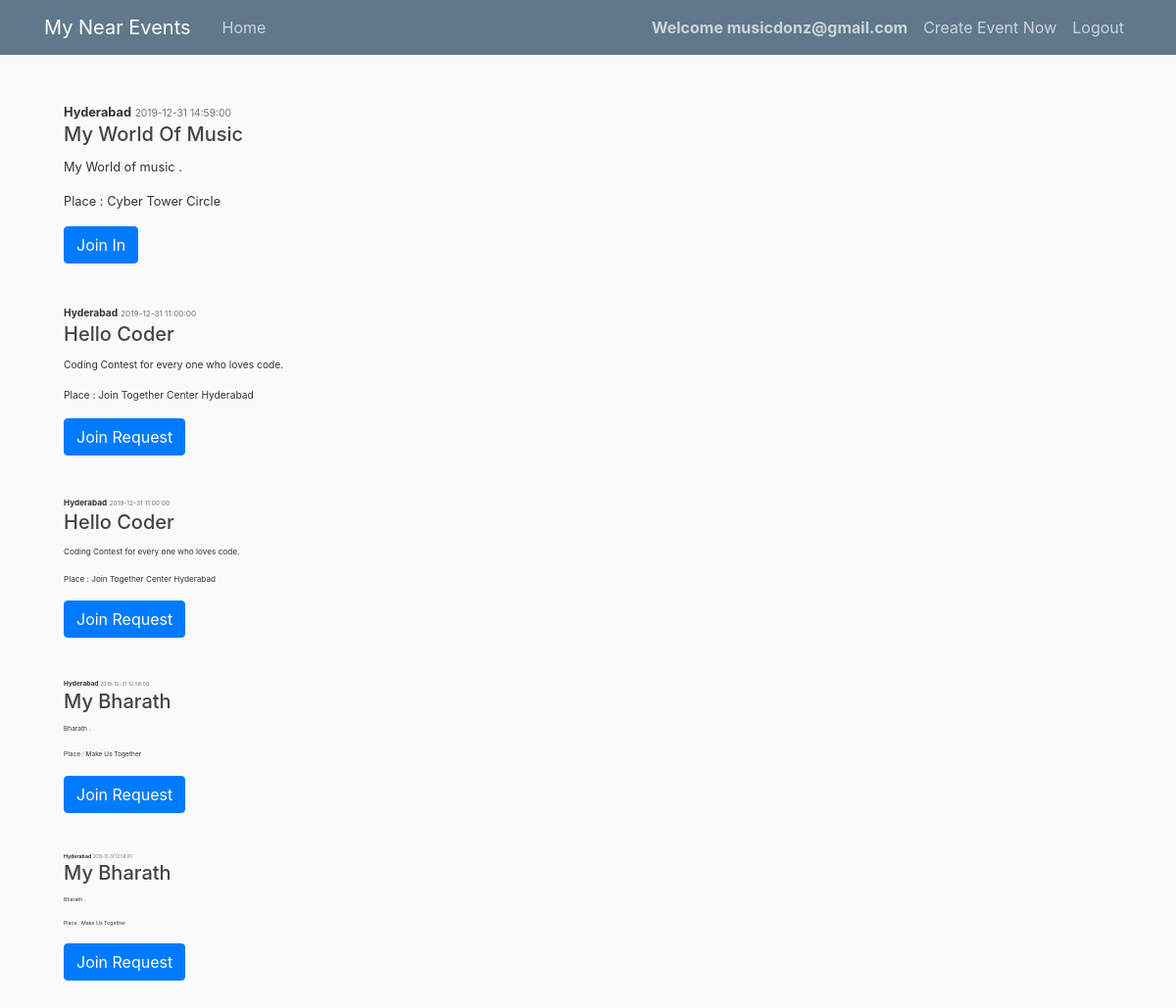
Screenshot of / (signed in) with the database file from the repository.
### models.py (models this page shows, shortened)
class Events(db.Model):
    __tablename__ = 'events'
    id = db.Column(db.Integer, primary_key=True)
    title = db.Column(db.String(100), nullable=False)
    date_posted = db.Column(db.DateTime, nullable=False, default=datetime.utcnow)
    content = db.Column(db.Text, nullable=False)
    user_id = db.Column(db.Integer, db.ForeignKey('user.id'), nullable=False)
    event_type = db.Column(db.String(20),nullable=False)
    city = db.Column(db.String(100))
    state = db.Column(db.String(100))
    location = db.Column(db.String(100), nullable=False)

### app.py (the view)
@app.route('/')
def home():
    data = Events.query.all()
    return render_template("index.html", events=data, title="Home")

### templates/index.html (shortened to what this page needs)
<!DOCTYPE html>
<html>
<head>
    <link rel="stylesheet" href="https://maxcdn.bootstrapcdn.com/bootstrap/4.0.0/css/bootstrap.min.css">
    <link rel="stylesheet" type="text/css" href="{{ url_for('static', filename='main.css') }}">
</head>
<body>
    <header class="site-header">
      <nav class="navbar navbar-expand-md navbar-dark bg-steel fixed-top">
        <div class="container">
          <a class="navbar-brand mr-4" href="/">My Near Events</a>
          <div class="collapse navbar-collapse" id="navbarToggle">
            <div class="navbar-nav mr-auto">
              <a class="nav-item nav-link" href="{{ url_for('home') }}">Home</a>
            </div>
            <div class="navbar-nav">
                {% if session['email'] %}
                <a class="nav-item nav-link"><b> Welcome {{ session['email'] }}</b></a>
                <a class="nav-item nav-link" href="{{ url_for('create_event') }}">Create Event Now</a>
                <a class="nav-item nav-link" href="{{ url_for('user_logout') }}">Logout</a>
                {% else %}
                <a class="nav-item nav-link" href="{{ url_for('user_login') }}">Login</a>
                <a class="nav-item nav-link" href="{{ url_for('user_register') }}">Register</a>
            </div>
              {% endif %}
          </div>
        </div>
      </nav>
    </header>
    <div class="container">
      <div class="row">
        <div class="col-md-8">
        </div>
      </div>
      <div class="row">
        <div class="col-sm">
          {% block content %}
            {% for post in events %}
            <div class="card-body">
              <small class="mr-2" href="#"><b>{{ post.city }}</b></a>
              <small class="text-muted">{{ post.date_posted }}</small>
              <h5 class="card-title">{{ post.title }}</h5>
              <p class="card-text">{{ post.content }}.</p>
              <p>Place : {{ post.location }}</p>
              {% if post.event_type == 'Public' %}
              <a href="/join/{{ post.id }}">
                <button type="button" name="button"  class="btn btn-primary">Join In</button>
              </a>
              {% else %}
              <a href="/joinreqform/{{ post.id }}">
                <button type="button" name="button"  class="btn btn-primary">Join Request</button>
              </a>
              {% endif %}
            </div>
                {% endfor %}
            {% endblock content %}
              </div>
        </div>
      </div>
</body>
</html>

### static/main.css (style rules this page uses)
body { background: #fafafa; color: #333333; margin-top: 5rem; }
h1, h2, h3, h4, h5, h6 { color: #444444; }
.bg-steel { background-color: #5f788a; }
.site-header .navbar-nav .nav-link { color: #cbd5db; }

### rows the page displays
Events: city "Hyderabad", date_posted "2019-12-31 14:59:00", title "My World Of Music", content "My World of music", location "Cyber Tower Circle"
Events: city "Hyderabad", date_posted "2019-12-31 11:00:00", title "Hello Coder", content "Coding Contest for every one who loves code", location "Join Together Center Hyderabad"
Events: city "Hyderabad", date_posted "2019-12-31 11:00:00", title "Hello Coder", content "Coding Contest for every one who loves code", location "Join Together Center Hyderabad"
Events: city "Hyderabad", date_posted "2019-12-31 12:58:00", title "My Bharath", content "Bharath", location "Make Us Together"
Events: city "Hyderabad", title "My Bharath", content "Bharath", location "Make Us Together"

### other values shown
{{ session['email'] }} "musicdonz@gmail.com"
